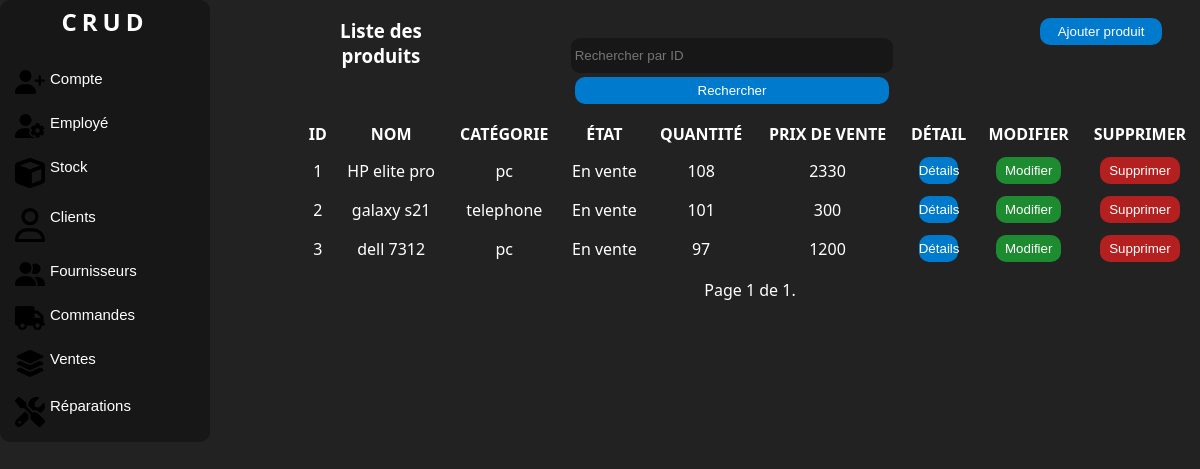
The app's page /produits/ (signed in), older data.
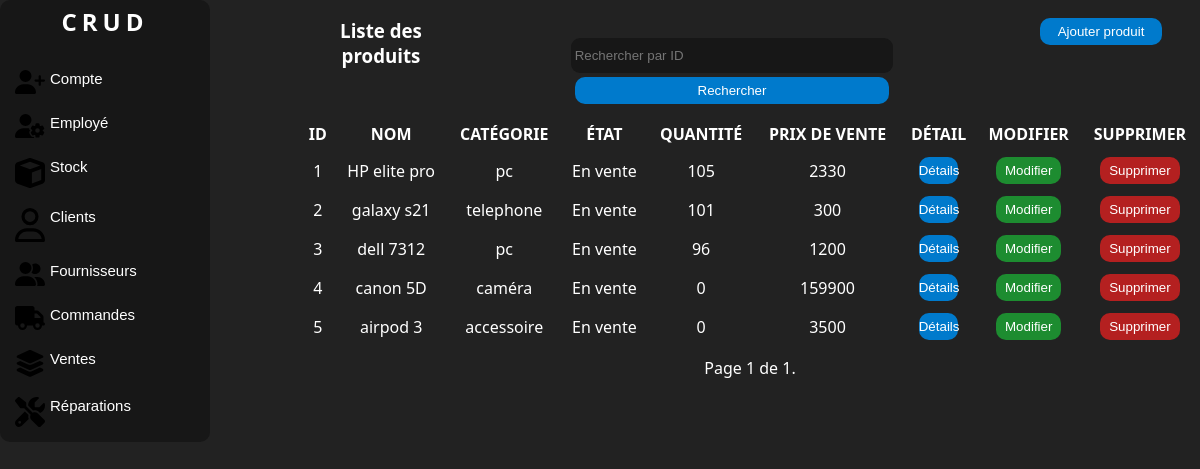
The same page, newer data.
### manager/models.py (models this page shows, shortened)
class Product(models.Model):
    STATE_CHOICES = [
        ('En vente', 'En vente'),
        ('En réparation', 'En réparation'),
    ]
    name = models.CharField(max_length=100, db_column='Nom', unique=True)
    category = models.ForeignKey(Category, on_delete=models.SET_DEFAULT, default=1, db_column='Catégorie')
    description = models.TextField(db_column='Description', default='Pas de description')
    state = models.CharField(max_length=20, choices=STATE_CHOICES, default='EN_VENTE', db_column='État')
    quantity = models.PositiveIntegerField(default=0, blank=True, null=True, db_column='Quantité')
    initial_buying_price = models.PositiveIntegerField(blank=True, null=True,
                                               db_column='Prix d\'achat initiale')
    initial_selling_price = models.PositiveIntegerField(blank=True, null=True,
                                                db_column='Prix de vente initiale')
    supplier = models.ForeignKey(Supplier, on_delete=models.SET_NULL, null=True, blank=True, db_column='Fournisseur')
    class Meta:
        db_table = 'Produit'
        verbose_name = _('Produit')

class Category(models.Model):
    name = models.CharField(max_length=100, db_column='Nom')
    def __str__(self):
        return self.name
    class Meta:
        db_table = 'Catégorie'

### manager/views.py (the view)
# urls.py: path('produits/', views.ProductListView.as_view(), name='product-list'),
class ProductListView(LoginRequiredMixin, ListView):
    model = Product
    template_name = 'listeproduit.html'  # replace with your template
    context_object_name = 'products'
    paginate_by = 10
    form_class = FilterForm
    def get_queryset(self):
        queryset = super().get_queryset()
        query = self.request.GET.get('query')
        if query:
            queryset = queryset.filter(id=query)
        return queryset
    def get_context_data(self, **kwargs):
        context = super().get_context_data(**kwargs)
        context['form'] = FilterForm(self.request.GET)
        return context

### manager/forms.py
class FilterForm(forms.Form):
    query = forms.IntegerField(label='', required=False,
                               widget=forms.TextInput(attrs={'placeholder': 'Rechercher par ID'}))

### manager/models.py (called while the page is built)
    def __str__(self):
        return self.name

### manager/templatetags/auth_extras.py (called while the page is built)
@register.filter(name='has_group')
def has_group(user, group_name):
    group = Group.objects.get(name=group_name)
    return True if group in user.groups.all() else False

### manager/templates/listeproduit.html (shortened to what this page needs)
{% load static %}
{% load auth_extras %}
<!DOCTYPE html>
<html lang="en">
<head>
    <link rel="stylesheet" href="{% static 'css/style.css' %}">
    <link rel="stylesheet" href="{% static 'css/accueil.css' %}">
</head>
<body>
<div class="corp">
    <div class="nav">
        <div class="logo">
            <a href="{% url 'home' %}" class="link"><h2>CRUD</h2></a>
        </div>
        <br>
        {% if request.user|has_group:"Admin" %}
        <button class="value">
            <a class="link" href="{% url 'account-list' %}"> Compte </a>
        </button>
        <button class="value">
            <a class="link" href="{% url 'employee-list' %}">Employé </a>
        </button>
        {% endif %}
        <button class="value">
            <a class="link" href="{% url 'products-list' %}"> Stock </a>
        </button>
        <button class="value">
            <a class="link" href="{% url 'client-list' %}"> Clients </a>
        </button>
        <button class="value">
            <a class="link" href="{% url 'supplier-list' %}"> Fournisseurs </a>
        </button>
        <button class="value">
            <a class="link" href="{% url 'purchase-order-list' %}">Commandes </a>
        </button>
        <button class="value">
            <a class="link" href="{% url 'sale-list' %}">Ventes </a>
        </button>
        <button class="value">
            <a class="link" href="{% url 'repair-list' %}"> Réparations </a>
        </button>
    </div>
    <div class="liste">
        <div class="c1">
            <div class="colone1"><h3>Liste des produits</h3></div>
            <div class="colone1">
                <form method="GET" action="">
                    {{ form }}
                    <button class="button" type="submit">Rechercher</button>
                </form>
            </div>
            <div class="colone1">
                <button class="button"><a href="{% url 'add-product' %}" class="link">Ajouter produit</a></button>
            </div>
        </div>
        <div class="c2">
            {% if products %}
            <table>
                <thead>
                <tr>
                    <th>Id</th>
                    <th>Nom</th>
                    <th>Catégorie</th>
                    <th>État</th>
                    <th>Quantité</th>
                    <th>Prix de vente</th>
                    <th>Détail</th>
                    <th>Modifier</th>
                    <th>Supprimer</th>
                </tr>
                </thead>
                <tbody id="tbody">
                {% for product in products %}
                <tr>
                    <td>{{ product.id }}</td>
                    <td>{{ product.name }}</td>
                    <td>{{ product.category }}</td>
                    <td>{{ product.state }}</td>
                    <td>{{ product.quantity }}</td>
                    <td>{{ product.initial_selling_price }}</td>
                    <td>
                        <button class="button" id=""
                                onclick="location.href='{% url 'product-detail' product.id %}';">Détails
                        </button>
                    </td>
                    <td>
                        <button class="button" id="modifier"
                                onclick="location.href='{% url 'update-product' product.id %}';">Modifier
                        </button>
                    </td>
                    <td>
                        <button class="button" id="supprimer"
                                onclick="location.href='{% url 'delete-product' product.id %}';">Supprimer
                        </button>
                    </td>
                </tr>
                {% endfor %}
                </tbody>
            </table>
            {% else %}
            <p>Pas de produits trouvés.</p>
            {% endif %}
            <div class="pagination">
                <span class="step-links">
                    <span class="current">
                        Page {{ page_obj.number }} de {{ page_obj.paginator.num_pages }}.
                    </span>
                </span>
            </div>
        </div>
    </div>
</body>
</html>

### manager/static/css/style.css (style rules this page uses)
* { padding: 0; margin: 0; }
body { background:#222 ; color: #fff; font-family:system-ui ; }
.corp { display: grid; grid-template-columns: 25% 75%; }
form { margin: auto; text-align: center; padding: 3%; }
input { width: 62%; height: 27px; outline: none; border: none; background: #111111a7; margin: 4px 0px; border-radius:9px ; padding: 4px; color:#fff; }
.button { width: 62%; height: 27px; border-radius:10px ; border: none; cursor: pointer; background: #007acc; color: white; transition: 0.7s; }
.nav { display: flex; flex-direction: column; width: 200px; background: #111111a7 ; justify-content: center; border-radius: 10px; transition: 1s; padding: 5px; overflow: hidden; }
.liste { text-align: center; display: grid; grid-template-rows: 20% 80%; }
.c1 { margin-top: 2%; display: grid; grid-template-columns: 18% 60% 22%; }
.c2 { margin-top: 2%; }
table { width: 100%; text-align: center; margin: 10px 0; }
table th { text-transform: uppercase; }
th,td { padding: 5px; }
#supprimer { width: 75%; background-color: rgba(193, 32, 32, 0.916); }
#modifier { width: 70%; background: #1bb635b7; }

### manager/static/css/accueil.css (style rules this page uses)
* { padding: 0; margin: 0; }
body { background:#222 ; color: #fff; font-family:system-ui ; }
.link { text-decoration: none; color: white; }
.logo { text-align: center; letter-spacing: 5px; }
.value { font-size: 15px; background-color: transparent; border: none; padding: 10px; color: white; display: flex; position: relative; gap: 5px; cursor: pointer; border-radius: 10px; transition: 1s; box-sizing: border-box; }
.value::before { content: ""; position: absolute; top: 5px; left: -15px; width: 5px; height: 100%; background-color:#007acc ; border-radius: 5px; opacity: 0; transition: 1s; }
.value svg { width: 30px; }

Row changes from the older to the newer data that the page shows:
changed Product "HP elite pro": quantity "108" → "105"
changed Product "dell 7312": quantity "97" → "96"
added Product: id "4", name "canon 5D", category "caméra", state "En vente", quantity "0", initial_selling_price "159900"
added Product: id "5", name "airpod 3", category "accessoire", state "En vente", quantity "0", initial_selling_price "3500"
